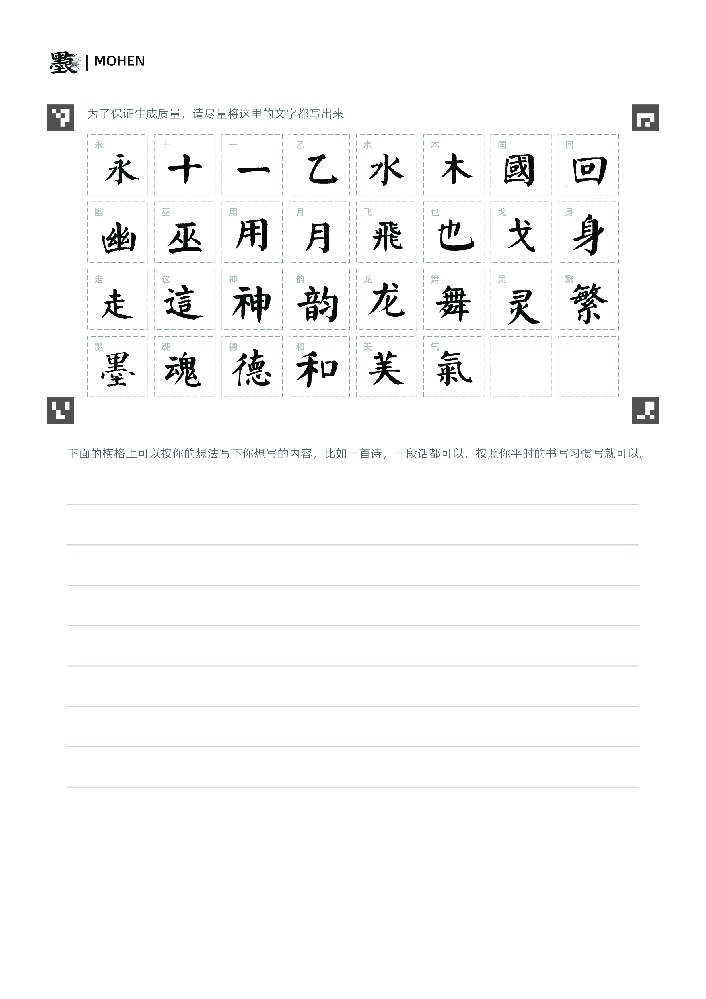
#> input picture data_examples/upload/MoHen_Template_V1 (2).jpg, 706 x 999 px, shrunk from 2481 x 3508 before the run
$ python -i postprocess_stylized.py   (imports and definitions only)
#> lines starting #> are read from the running program, lines starting #| are printed output that depends on the picture; after the words box and inside, x2 and y2 are one past the last pixel; in counts of white or black regions, pixels touching at a corner belong together
import os
from pathlib import Path
from PIL import Image, ImageFilter, ImageOps


def enhance_step_image(p: Path, dilate_iters=2, blur_radius=1):
#> called with dilate_iters = 2, blur_radius = 1
    im = Image.open(p).convert('L')
    # Binarize by mean
    thr = im.point(lambda x: 0 if x < im.convert('L').point(lambda y: y).histogram().__len__() else 255)
#> thr: PIL image 706x999 L; every value is 0
    # Simpler: use adaptive threshold via point with mean
    arr = im
    mean = sum(im.getdata()) / (im.width * im.height)
#> mean = 249
    bw = im.point(lambda x: 0 if x < mean else 255)
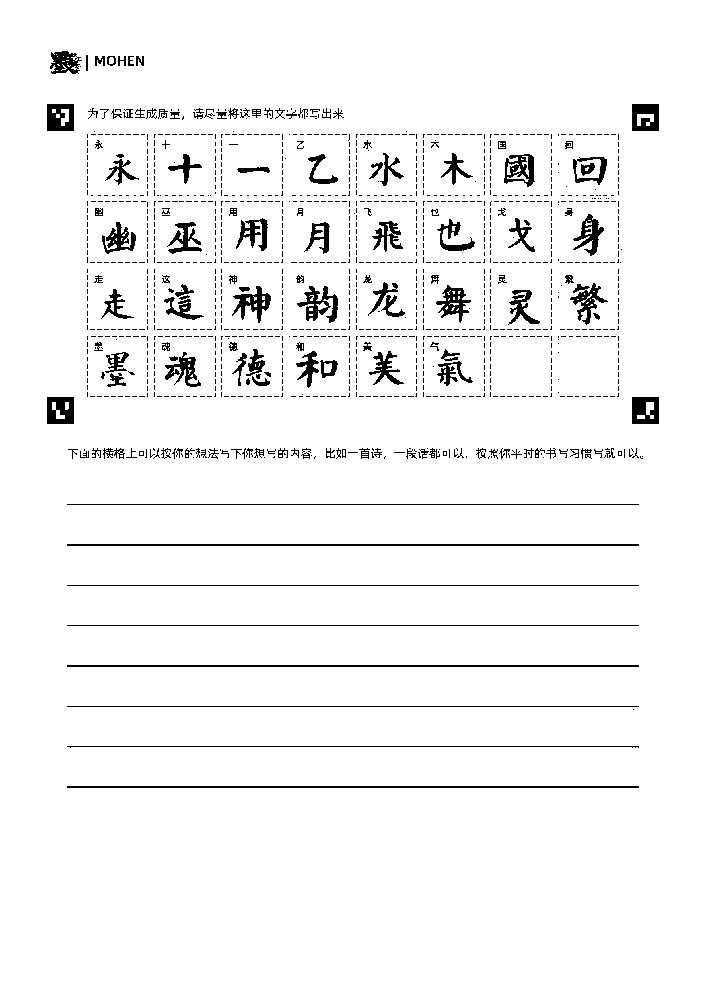
#> bw: PIL image 706x999 L; 95.7% white; 1246 black regions (1091 under 20 px), largest, box (x1, y1, x2, y2) and area: (67, 544, 639, 546) 1144, (67, 665, 639, 667) 1144, (67, 786, 639, 788) 1144
    # Invert so ink=255 for dilation
    inv = ImageOps.invert(bw)
    # Dilate via MaxFilter multiple times
    for i in range(dilate_iters):
        inv = inv.filter(ImageFilter.MaxFilter(3))
#> this loop made 2 passes
#> pass 1, in enhance_step_image, `inv = inv.filter(ImageFilter.MaxFilter(3))`:
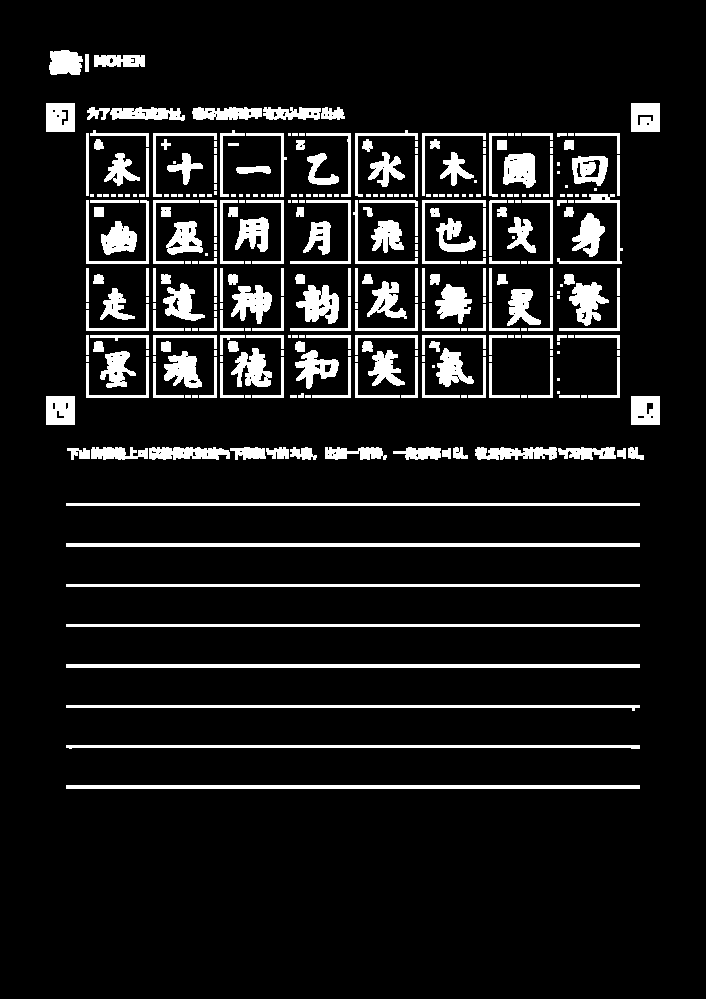
#> inv: PIL image 706x999 L; 10.1% white; 335 white regions (149 under 20 px), largest, box (x1, y1, x2, y2) and area: (66, 543, 640, 547) 2296, (66, 664, 640, 668) 2296, (66, 785, 640, 789) 2296
#> pass 2, in enhance_step_image, `inv = inv.filter(ImageFilter.MaxFilter(3))`:
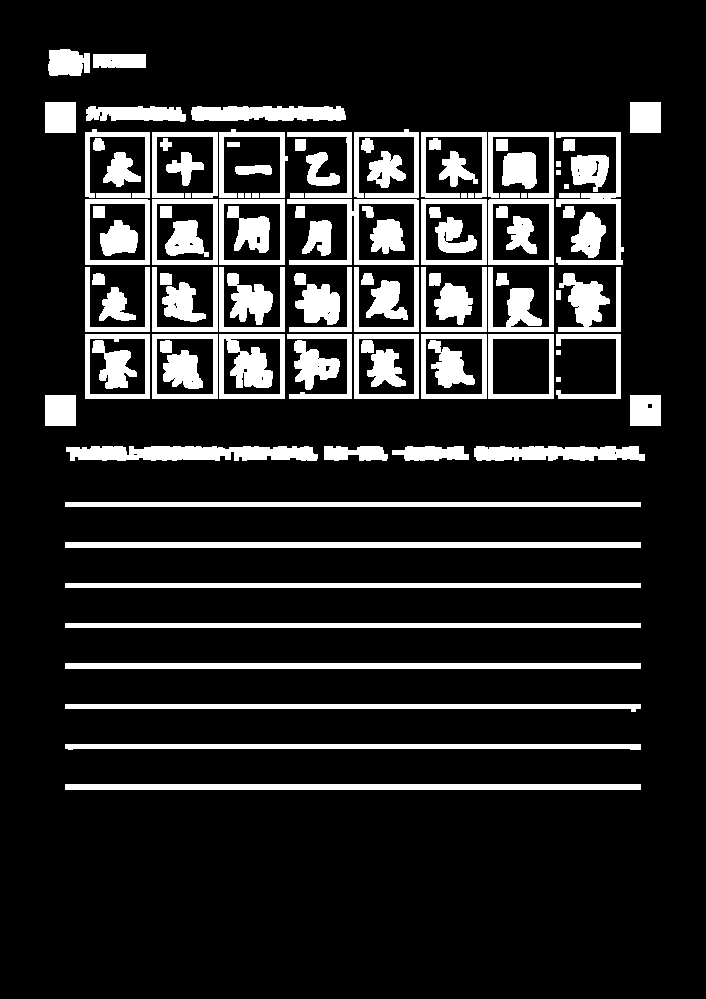
#> inv: PIL image 706x999 L; 15.2% white; 117 white regions, largest, box (x1, y1, x2, y2) and area: (65, 542, 641, 548) 3456, (65, 663, 641, 669) 3456, (65, 784, 641, 790) 3456
    # Blur slightly to get brushy edges
    inv = inv.filter(ImageFilter.GaussianBlur(radius=blur_radius))
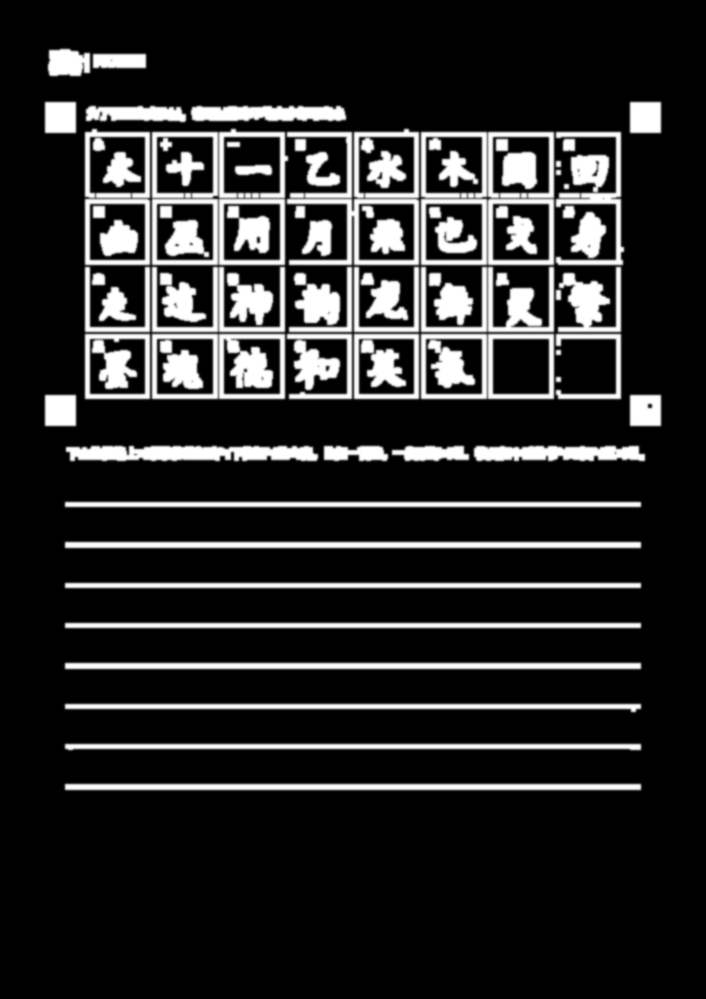
#> inv: PIL image 706x999 L; min 0, max 255, mean 38.7
    # Re-invert back to black-on-white
    out = ImageOps.invert(inv).convert('RGB')
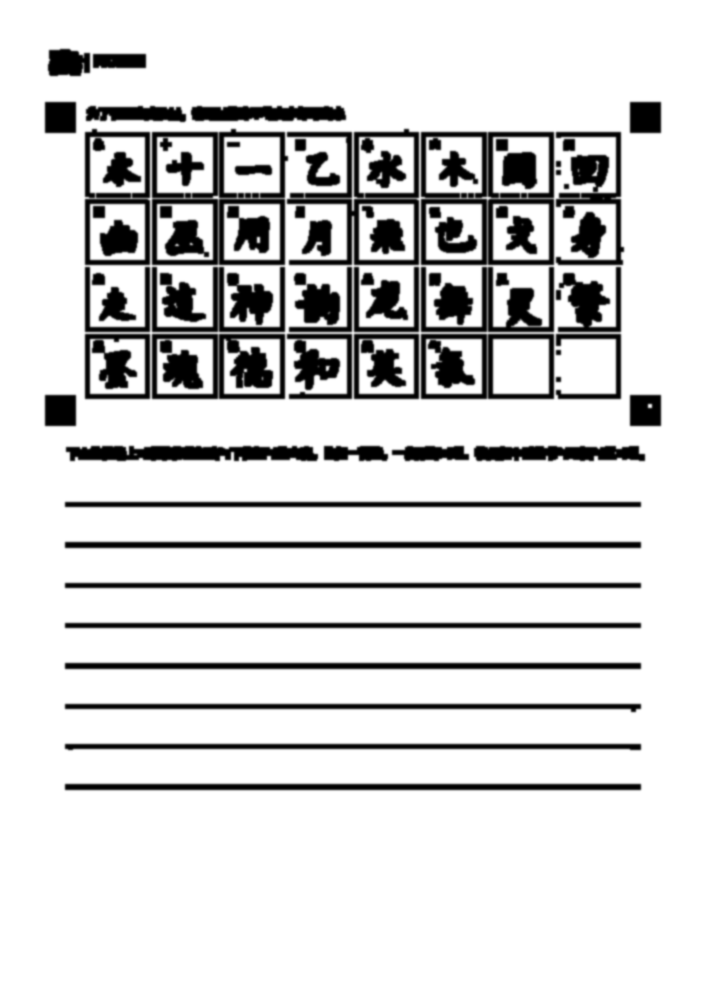
#> out: PIL image 706x999 RGB; min 0, max 255, mean 216.3
    return out


def main(char='龙', steps_dir=None, out_dir='outputs/synth_samples'):
    if steps_dir is None:
        steps_dir = os.path.join(out_dir, f"{char}_stylized_steps")
    p = Path(steps_dir)
    if not p.exists():
        print('Steps dir not found:', steps_dir)
        return 2
    imgs = sorted([x for x in p.iterdir() if x.suffix.lower() in ['.png','.jpg']])
    enhanced_paths = []
    enh_dir = p.parent / f"{char}_stylized_steps_enh"
    enh_dir.mkdir(parents=True, exist_ok=True)
    for img_path in imgs:
        out_im = enhance_step_image(img_path, dilate_iters=3, blur_radius=1.2)
        out_path = enh_dir / img_path.name.replace('step_','step_enh_')
        out_im.save(out_path)
        enhanced_paths.append(str(out_path))
    # concat enhanced
    from PIL import Image
    imgs_pil = [Image.open(x).convert('RGB') for x in enhanced_paths]
    widths, heights = zip(*(i.size for i in imgs_pil))
    total_w = sum(widths)
    max_h = max(heights)
    new_im = Image.new('RGB', (total_w, max_h), (255,255,255))
    x = 0
    for im in imgs_pil:
        new_im.paste(im, (x,0))
        x += im.width
    concat_path = Path(out_dir) / f"{char}_stylized_concat_enh.png"
    new_im.save(concat_path)
    print('Saved enhanced concat:', concat_path)
    for p in enhanced_paths:
        print('-', p)
    return 0


# [6 lines not run here, left out]

>>> result = enhance_step_image('../data_examples/upload/MoHen_Template_V1 (2).jpg')
